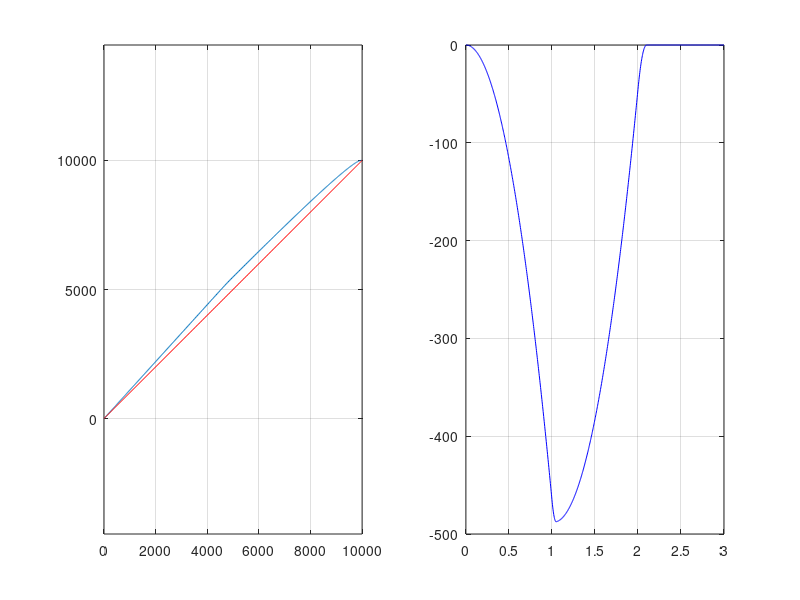

The MATLAB script that drew this image:
function straight1
clc
close all
clear all

t=linspace(0, 3, 1000);
taux=1.05;
tauy=1.0;

xtarget=10000;
ytarget=10000;

x=xtarget*fun(t/taux);
y=ytarget*fun(t/tauy);

subplot(1, 2, 1)
plot(x, y, '-');
%p=polyfit(x, y, 1)
p(2)=0;
p(1)=ytarget/xtarget;
fit=polyval(p, x);
grid on
axis equal
hold on
plot(x, fit, 'r')
subplot(1, 2, 2)
plot(t, fit-y, 'b')
grid on
end


function x=fun(u)

x=0.5*(u.^2).*(u<1)+(1-0.5*(2-u).^2).*(u>=1 & u<2) + (u>=2);

end
